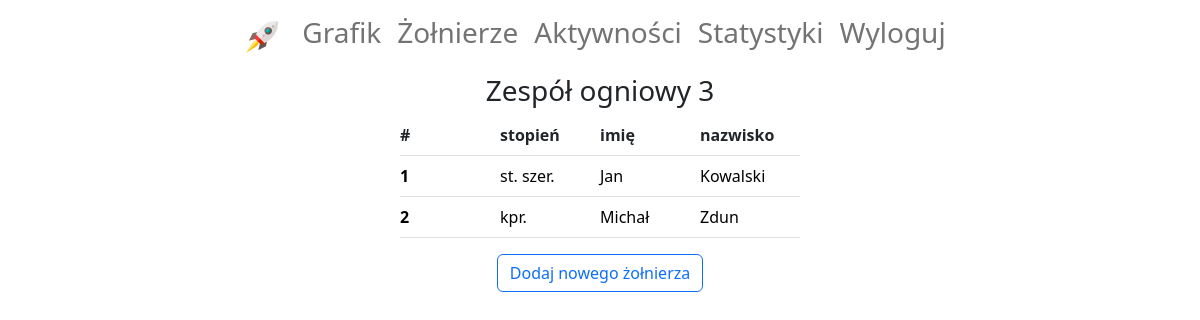
/soldier-list/ (signed in), run on an earlier commit of the app's database.
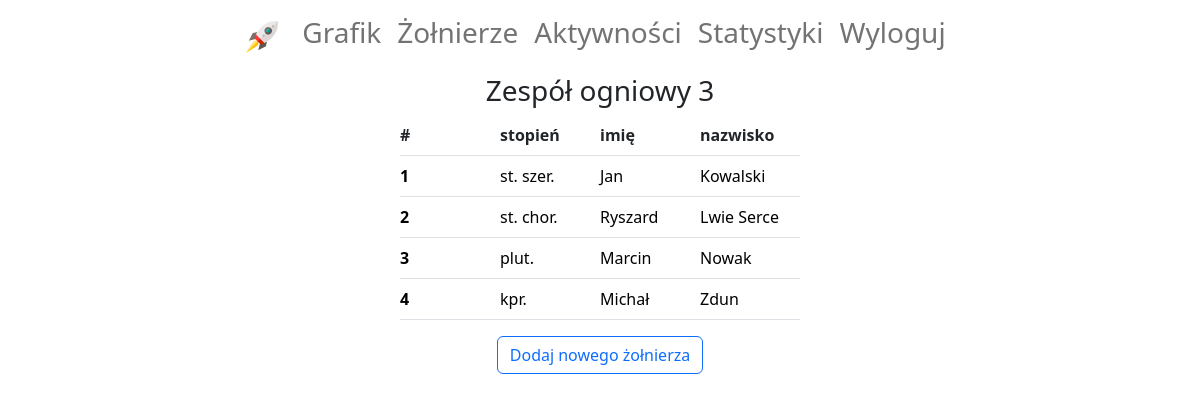
And on a later commit of the database.
### diagram/models.py (models this page shows, shortened)
class User(AbstractUser):
    subdivision = models.ForeignKey('Subdivision', on_delete=models.SET_NULL, null=True, verbose_name='pododdział')

class Subdivision(models.Model):
    name = models.CharField(max_length=30, verbose_name='nazwa')
    def __str__(self):
        return self.name

class Soldier(models.Model):
    rank = models.CharField(max_length=20, choices=RANKS, verbose_name='stopień')
    first_name = models.CharField(max_length=20, verbose_name='imię')
    last_name = models.CharField(max_length=30, verbose_name='nazwisko')
    subdivision = models.ForeignKey(Subdivision, on_delete=models.SET_NULL, null=True, blank=True,
                                    verbose_name='pododdział')

### diagram/views.py (the view)
# urls.py: path('soldier-list/', SoldierList.as_view(), name='soldier-list'),
class SoldierList(LoginRequiredMixin, generic.ListView):
    template_name = 'diagram/soldier_list.html'
    def get_queryset(self):
        return Soldier.objects.filter(subdivision=self.request.user.subdivision).order_by('last_name')

### diagram/templates/diagram/soldier_list.html (shortened to what this page needs)
{% extends 'account/base.html' %}
{% load crispy_forms_filters %}
{% block content %}
    <div class="d-flex flex-column align-items-center">
        <h3>{{ request.user.subdivision }}</h3>
    </div>
    <table class="table">
        <thead>
        <tr class="d-flex justify-content-center">
            <th class="col col-md-1 px-0" scope="col">#</th>
            <th class="col col-md-1 px-0" scope="col">stopień</th>
            <th class="col col-md-1 px-0" scope="col">imię</th>
            <th class="col col-md-1 px-0" scope="col">nazwisko</th>
        </tr>
        </thead>
        <tbody>
        {% for soldier in object_list %}
            <tr class="d-flex justify-content-center">
                <th class="col col-md-1 px-0" scope="row"><a class="text-decoration-none"
                                                        href="{% url 'soldier-detail' soldier.pk %}">{{ forloop.counter }}</a>
                </th>
                <td class="col col-md-1 px-0"><a class="text-decoration-none"
                                            href="{% url 'soldier-detail' soldier.pk %}">{{ soldier.rank }}</a></td>
                <td class="col col-md-1 px-0"><a class="text-decoration-none"
                                            href="{% url 'soldier-detail' soldier.pk %}">{{ soldier.first_name }}</a>
                </td>
                <td class="col col-md-1 px-0"><a class="text-decoration-none"
                                            href="{% url 'soldier-detail' soldier.pk %}">{{ soldier.last_name }}</a>
                </td>
            </tr>
        {% endfor %}
        </tbody>
    </table>
    <div class="d-flex flex-column align-items-center">
        <a class="col" href="{% url 'soldier-create' %}"><button class="btn btn-outline-primary mb-3">Dodaj nowego żołnierza</button></a>
    </div>
{% endblock %}

### templates/account/base.html (shortened to what this page needs)
<!DOCTYPE html>
<html lang="en">
<head>
    <link href="https://cdn.jsdelivr.net/npm/bootstrap@5.2.3/dist/css/bootstrap.min.css" rel="stylesheet"
>
</head>
<body>
{% include 'navbar.html' %}
{% block content %}
{% endblock %}
</body>
</html>

### templates/navbar.html (shortened to what this page needs)
{% load static %}
<div class="">
    <div class="d-flex justify-content-center">
        <nav class="navbar navbar-expand-sm">
            <div class="container-fluid">
                <a class="navbar-brand" href="{% url 'show-diagram' %}">
                    <img src="{% static 'icons/rocket.png' %}" height="32px"/>
                </a>
                <div class="collapse navbar-collapse" id="navbarSupportedContent">
                    <ul class="navbar-nav me-auto">
                        <li class="nav-item">
                            <a class="nav-link" aria-current="page" href="{% url 'show-diagram' %}"><h3>Grafik</h3></a>
                        </li>
                        <li class="nav-item">
                            <a class="nav-link" href="{% url 'soldier-list' %}"><h3>Żołnierze</h3></a>
                        </li>
                        <li class="nav-item">
                            <a class="nav-link" href=""><h3>Aktywności</h3></a>
                        </li>
                        <li class="nav-item">
                            <a class="nav-link" href=""><h3>Statystyki</h3></a>
                        </li>
                        {% if request.user.is_authenticated %}
                            <li class="nav-item">
                                <a class="nav-link" href="{% url 'account_logout' %}"><h3>Wyloguj</h3></a>
                            </li>
                        {% else %}
                            <li class="nav-item">
                                <a class="nav-link" href="{% url 'account_login' %}"><h3>Zaloguj</h3></a>
                            </li>
                        {% endif %}
                    </ul>
                </div>
            </div>
        </nav>
    </div>
</div>

### diagram/templates/diagram/soldier_list.html (style rules this page uses)
td a { display: block; color: black; }
th a { display: block; color: black; }

What changed in the data, as far as the page shows it:
added Soldier: rank "st. chor.", first_name "Ryszard", last_name "Lwie Serce"
added Soldier: rank "plut.", first_name "Marcin", last_name "Nowak"
